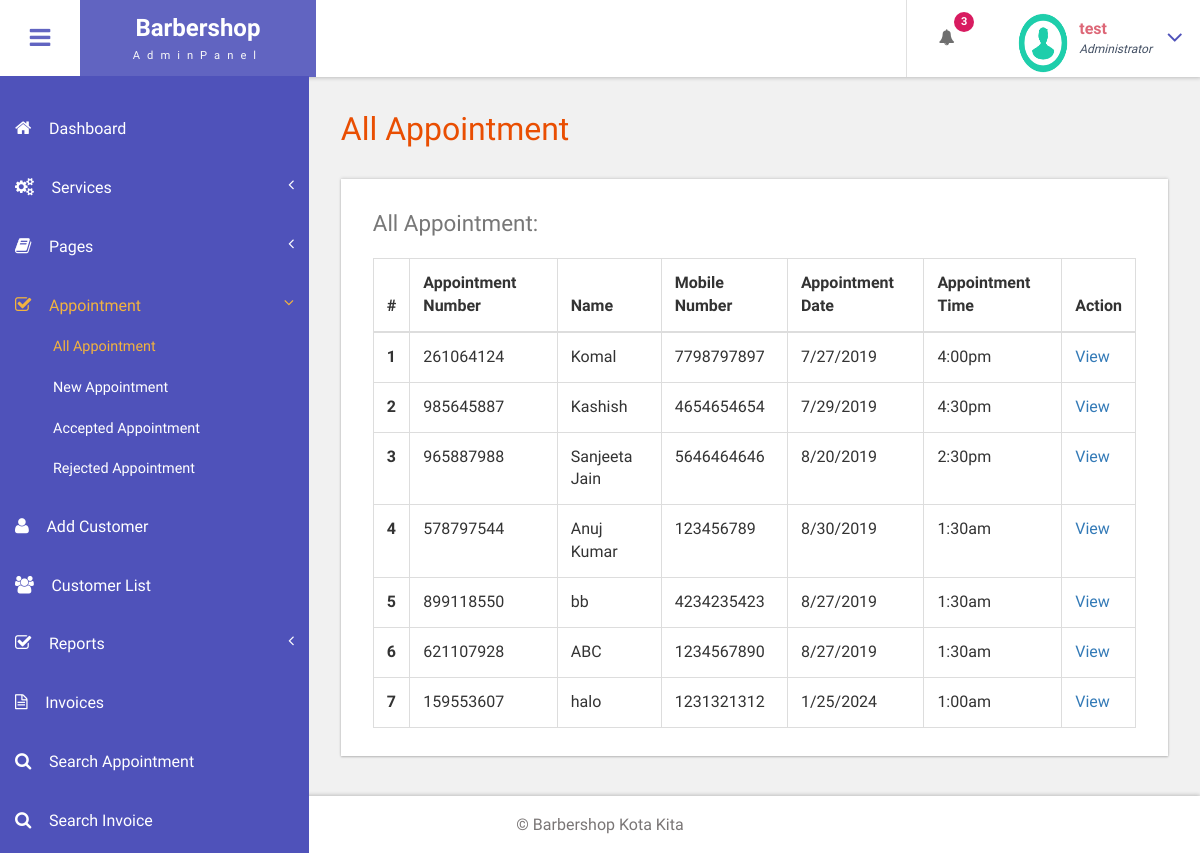
Page /bpms/admin/all-appointment.php (signed in) on the committed database.
### tables this page shows
CREATE TABLE `tblappointment` (
  `ID` int(10) NOT NULL,
  `AptNumber` varchar(80) DEFAULT NULL,
  `Name` varchar(120) DEFAULT NULL,
  `Email` varchar(120) DEFAULT NULL,
  `PhoneNumber` bigint(11) DEFAULT NULL,
  `AptDate` varchar(120) DEFAULT NULL,
  `AptTime` varchar(120) DEFAULT NULL,
  `Services` varchar(120) DEFAULT NULL,
  `ApplyDate` timestamp NULL DEFAULT current_timestamp(),
  `Remark` varchar(250) NOT NULL,
  `Status` varchar(50) NOT NULL,
  `RemarkDate` timestamp NOT NULL DEFAULT '0000-00-00 00:00:00' ON UPDATE current_timestamp()
);

### bpms/admin/all-appointment.php (the view, shortened to what this page needs)
<?php
include('includes/dbconnection.php');
if (strlen($_SESSION['bpmsaid']==0)) {
  header('location:logout.php');
  } else{
  ?>
<!DOCTYPE HTML>
<html>
<head>
<link href="css/bootstrap.css" rel='stylesheet' type='text/css' />
<link href="css/style.css" rel='stylesheet' type='text/css' />
<link href="css/font-awesome.css" rel="stylesheet">
<link href="css/animate.css" rel="stylesheet" type="text/css" media="all">
<link href="css/custom.css" rel="stylesheet">
</head>
<body class="cbp-spmenu-push">
	<div class="main-content">
		 <?php include_once('includes/sidebar.php');?>
		 <?php include_once('includes/header.php');?>
		<div id="page-wrapper">
			<div class="main-page">
				<div class="tables">
					<h3 class="title1">All Appointment</h3>
					<div class="table-responsive bs-example widget-shadow">
						<h4>All Appointment:</h4>
						<table class="table table-bordered"> <thead> <tr> <th>#</th> <th> Appointment Number</th> <th>Name</th><th>Mobile Number</th> <th>Appointment Date</th><th>Appointment Time</th><th>Action</th> </tr> </thead> <tbody>
<?php
$ret=mysqli_query($con,"select *from  tblappointment");
$cnt=1;
while ($row=mysqli_fetch_array($ret)) {
?>
						 <tr> <th scope="row"><?php echo $cnt;?></th> <td><?php  echo $row['AptNumber'];?></td> <td><?php  echo $row['Name'];?></td><td><?php  echo $row['PhoneNumber'];?></td><td><?php  echo $row['AptDate'];?></td> <td><?php  echo $row['AptTime'];?></td> <td><a href="view-appointment.php?viewid=<?php echo $row['ID'];?>">View</a></td> </tr>   <?php
$cnt=$cnt+1;
}?></tbody> </table>
					</div>
				</div>
			</div>
		</div>
		 <?php include_once('includes/footer.php');?>
	</div>
</body>
</html>
<?php }  ?>

### bpms/admin/includes/header.php (shortened to what this page needs)
<div class="sticky-header header-section ">
      <div class="header-left">
        <button id="showLeftPush"><i class="fa fa-bars"></i></button>
        <div class="logo">
          <a href="index.html">
            <h1>Barbershop</h1>
            <span>AdminPanel</span>
          </a>
        </div>
      </div>
      <div class="header-right">
        <div class="profile_details_left">
          <ul class="nofitications-dropdown">
            <?php
$ret1=mysqli_query($con,"select ID,Name from  tblappointment where Status=''");
$num=mysqli_num_rows($ret1);
?>
            <li class="dropdown head-dpdn">
              <a href="#" class="dropdown-toggle" data-toggle="dropdown" aria-expanded="false"><i class="fa fa-bell"></i><span class="badge blue"><?php echo $num;?></span></a>
            </li>
          </ul>
          <div class="clearfix"> </div>
        </div>
        <div class="profile_details">
        <?php
$adid=$_SESSION['bpmsaid'];
$ret=mysqli_query($con,"select AdminName from tbladmin where ID='$adid'");
$row=mysqli_fetch_array($ret);
$name=$row['AdminName'];
?>
          <ul>
            <li class="dropdown profile_details_drop">
              <a href="#" class="dropdown-toggle" data-toggle="dropdown" aria-expanded="false">
                <div class="profile_img">
                  <span class="prfil-img"><img src="images/download (1).png" alt="" width="50" height="60"> </span>
                  <div class="user-name">
                    <p><?php echo $name; ?></p>
                    <span>Administrator</span>
                  </div>
                  <i class="fa fa-angle-down lnr"></i>
                  <div class="clearfix"></div>
                </div>
              </a>
            </li>
          </ul>
        </div>
      </div>
      <div class="clearfix"> </div>
    </div>

### bpms/admin/css/style.css (style rules this page uses)
h4, h5, h6, h1, h2, h3 { margin: 0; }
ul, ol { margin: 0; }
p { margin: 0; }
html, body { font-family: 'Roboto Condensed', sans-serif; font-size: 100%; overflow-x: hidden; background: #fff; }
body a { transition: 0.5s all ease; -webkit-transition: 0.5s all ease; -moz-transition: 0.5s all ease; -o-transition: 0.5s all ease; -ms-transition: 0.5s all ease; text-decoration:none; }
h1,h2,h3,h4,h5,h6 { margin:0; }
p { margin:0; }
ul,label { margin:0; padding:0; }
.main-content { position: relative; }
.sticky-header { position: fixed; top: 0; left:0px; width: 100%; z-index: 100; }
.header-section { background:#FFF; box-shadow: 1px 1px 4px rgba(0, 0, 0, 0.21); -webkit-box-shadow: 1px 1px 4px rgba(0, 0, 0, 0.21); -moz-box-shadow: 1px 1px 4px rgba(0, 0, 0, 0.21); -o-box-shadow: 1px 1px 4px rgba(0, 0, 0, 0.21); }
.header-section::after { clear: both; display: block; content: ''; }
.header-left { float: left; width: 45%; }
.header-right { float: right; }
button#showLeftPush { font-size: 1.5em; width: 80px; padding: 0.87em 0; text-align: center; cursor: pointer; float: left; color: #6F6F6F; -moz-transition: all 0.2s ease-out 0s; -webkit-transition: all 0.2s ease-out 0s; transition: all 0.2s ease-out 0s; border: none; background-color: #fff; outline:none; }
.cbp-spmenu-push { overflow-x: hidden; position: relative; }
.cbp-spmenu, .cbp-spmenu-push { -webkit-transition: all 0.3s ease; -moz-transition: all 0.3s ease; transition: all 0.3s ease; }
.cbp-spmenu-push div#page-wrapper { margin: 0 0 0 19.3em; transition:.5s all; -webkit-transition:.5s all; -moz-transition:.5s all; }
.fa { display: inline-block; font-family: FontAwesome; font-style: normal; font-weight: normal; line-height: 1; -webkit-font-smoothing: antialiased; -moz-osx-font-smoothing: grayscale; }
.logo { background: #6164C1; text-align: center; float: left; }
.logo a { padding: 0.9em 3.3em .7em; display: block; text-decoration: none; }
.logo a h1 { color: #fff; font-size: 1.5em; line-height: 1.2em; font-weight: 700; }
.logo a span { color: #F8F8F8; font-size: .7em; text-align: center; letter-spacing: 7px; }
.profile_details_left { float: left; }
li.dropdown.head-dpdn { display: inline-block; padding: 1.7em 0; border-left: 1px solid #E0E0E0; float: left; }
li.dropdown.head-dpdn a.dropdown-toggle { padding: 1.7em 2em; }
i.fa.fa-bell { color:#6F6F6F; }
.header-right span.badge { font-size: 11px; font-weight: bold; color: #FFF; background: #8BC34A; line-height: 15px; width: 20px; height: 20px; border-radius: 2em; -webkit-border-radius: 2em; -moz-border-radius: 2em; -o-border-radius: 2em; text-align: center; display: inline-block; position: absolute; top: 16%; padding: 2px 0 0; }
.header-right span.blue { background-color:#D81B60; }
.profile_details { float: right; }
.profile_details_drop a.dropdown-toggle { display:block; padding: 0.8em 3em 0 2em; }
.profile_img span.prfil-img { float:left; }
.user-name { float:left; margin-top:8px; margin-left:11px; height:35px; }
.profile_details ul li { list-style-type:none; position:relative; }
.profile_details li a i.fa.lnr { position: absolute; top: 34%; right: 8%; color: #4F52BA; font-size: 1.6em; }
.user-name p { font-size:1em; color:#DD6777; line-height:1em; font-weight:700; }
.user-name span { font-size: .75em; font-style: italic; color: #424f63; font-weight: normal; margin-top: .3em; }
.widget-shadow { background-color: #fff; box-shadow: 0 -1px 3px rgba(0,0,0,.12),0 1px 2px rgba(0,0,0,.24); -webkit-box-shadow: 0 -1px 3px rgba(0,0,0,.12),0 1px 2px rgba(0,0,0,.24); -moz-box-shadow: 0 -1px 3px rgba(0,0,0,.12),0 1px 2px rgba(0,0,0,.24); }
h3.title1 { font-size: 2em; color: #e94e02; margin-bottom: 0.8em; }
.table > thead > tr > th, .table > tbody > tr > th, .table > tfoot > tr > th, .table > thead > tr > td, .table > tbody > tr > td, .table > tfoot > tr > td { border-top: none; }
.tables h4 { font-size: 1.4em; margin-bottom: 1em; color: #777777; }
.tables .panel-body ,.tables .bs-example { padding: 2em 2em 0.5em; }
.tables .table > thead > tr > th, .tables .table > tbody > tr > th, .tables .table > tfoot > tr > th, .tables .table > thead > tr > td, .tables .table > tbody > tr > td, .tables .table > tfoot > tr > td { padding: 13px; border-top: 1px solid #E0E0E0; }
.bs-example { margin-top: 2em; }

### bpms/admin/css/custom.css (style rules this page uses)
#page-wrapper { padding:7em 2em 2.5em; background-color: #F1F1F1; }

### rows in the picture
tblappointment: AptNumber "261064124", Name "Komal", PhoneNumber "7798797897", AptDate "7/27/2019", AptTime "4:00pm"
tblappointment: AptNumber "985645887", Name "Kashish", PhoneNumber "4654654654", AptDate "7/29/2019", AptTime "4:30pm"
tblappointment: AptNumber "965887988", Name "Sanjeeta Jain", PhoneNumber "5646464646", AptDate "8/20/2019", AptTime "2:30pm"
tblappointment: AptNumber "578797544", Name "Anuj Kumar", PhoneNumber "123456789", AptDate "8/30/2019", AptTime "1:30am"
tblappointment: AptNumber "899118550", Name "bb", PhoneNumber "4234235423", AptDate "8/27/2019", AptTime "1:30am"
tblappointment: AptNumber "621107928", Name "ABC", PhoneNumber "1234567890", AptDate "8/27/2019", AptTime "1:30am"
tblappointment: AptNumber "159553607", Name "halo", PhoneNumber "1231321312", AptDate "1/25/2024", AptTime "1:00am"

### other values in the picture
$num "3"
$name "test"
